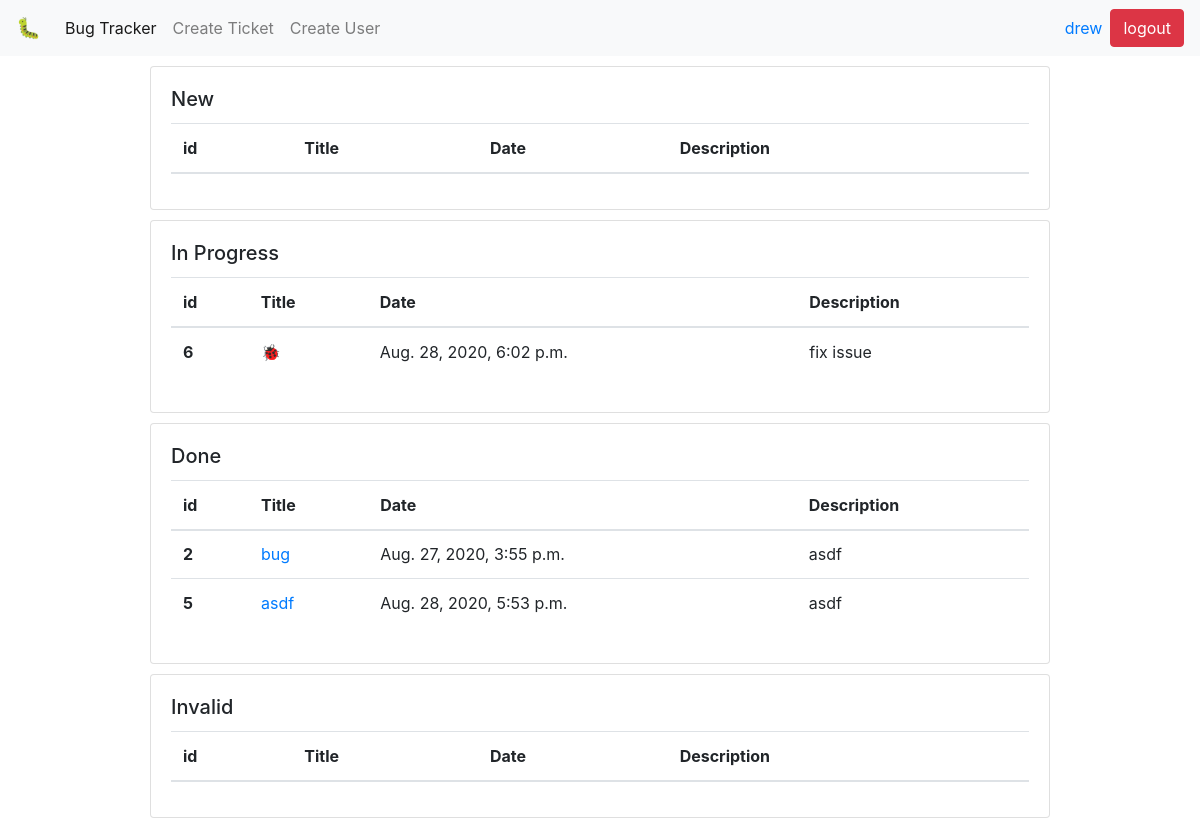
The page / (signed in) on the database as committed earlier.
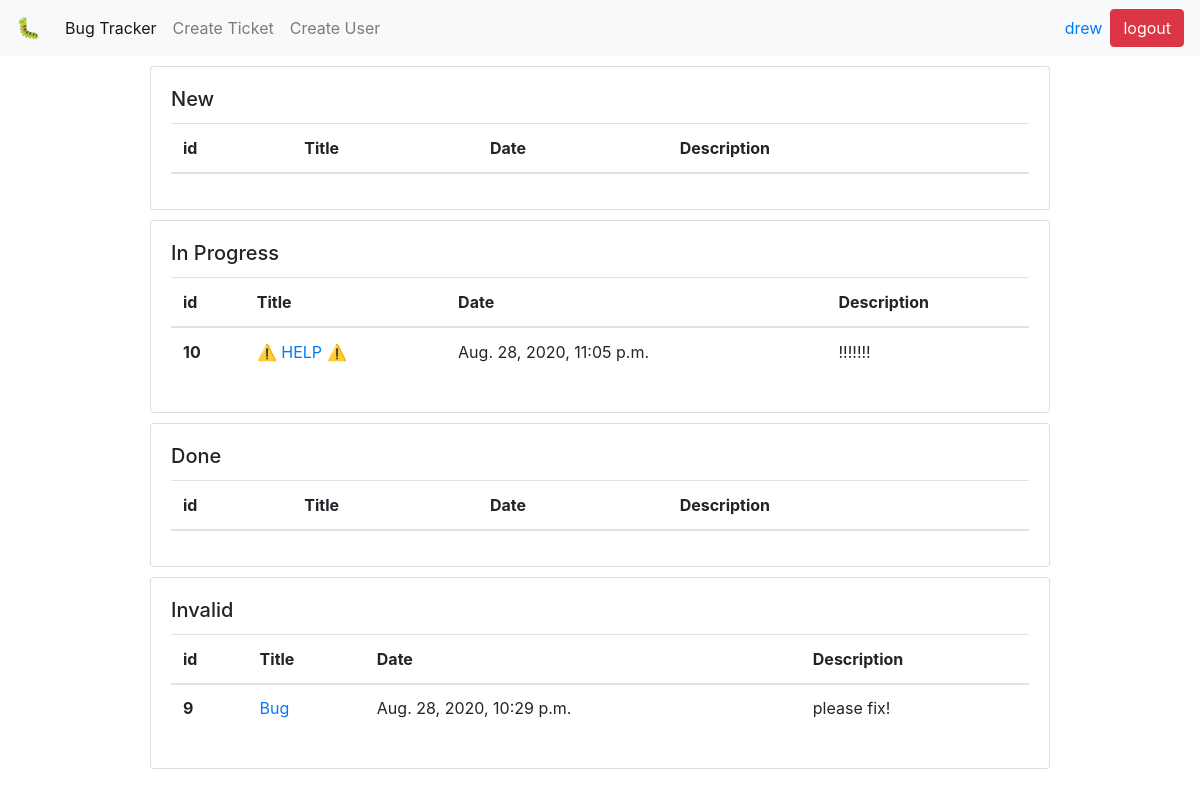
The same page on the database as committed later.
### homepage/models.py (models this page shows, shortened)
class MyUser(AbstractUser):
    display_name = models.CharField(max_length=240)
    REQUIRED_FIELDS = ['display_name']

class Ticket(models.Model):
    title = models.CharField(max_length=240)
    date = models.DateTimeField(default=timezone.now)
    description = models.TextField()
    user_filed = models.ForeignKey(
        MyUser,
        related_name='filed',
        on_delete=models.CASCADE,
    )
    user_assigned = models.ForeignKey(
        MyUser,
        related_name='assigned',
        on_delete=models.CASCADE,
        blank=True,
        null=True,
    )
    user_completed = models.ForeignKey(
        MyUser,
        related_name='completed',
        on_delete=models.CASCADE,
        blank=True,
        null=True,
    )
    NEW = 'NE'
    IN_PROGRESS = 'IP'
    DONE = 'DO'
    INVALID = 'IN'
    STATUS_CHOICES = [
        (NEW, 'New'),
        (IN_PROGRESS, 'In Progress'),
        (DONE, 'Done'),
        (INVALID, 'Invalid'),
    ]
    status = models.CharField(
        max_length=2,
        choices=STATUS_CHOICES,
        default=NEW,
    )

### homepage/views.py (the view)
# urls.py: path('', views.index, name="homepage"),
@login_required
def index(request):
    new_tickets = Ticket.objects.filter(status="NE")
    in_progress_tickets = Ticket.objects.filter(status="IP")
    done_tickets = Ticket.objects.filter(status="DO")
    invalid_tickets = Ticket.objects.filter(status="IN")
    return render(request, "index.html", {
        "new_tickets": new_tickets,
        "in_progress_tickets": in_progress_tickets,
        "done_tickets": done_tickets,
        "invalid_tickets": invalid_tickets,
        "tickets": [new_tickets, in_progress_tickets, done_tickets, invalid_tickets],
    })

### templates/index.html (shortened to what this page needs)
<!doctype html>
<html lang="en">
  <head>
    <link rel="stylesheet" href="https://stackpath.bootstrapcdn.com/bootstrap/4.5.2/css/bootstrap.min.css">
  </head>
  <body>
    <nav class="navbar navbar-expand-lg navbar-light bg-light">
      <a class="navbar-brand" href="/">🐛</a>
      <div class="collapse navbar-collapse" id="navbarSupportedContent">
        <ul class="navbar-nav mr-auto">
          <li class="nav-item active">
            <a class="nav-link" href="/">Bug Tracker<span class="sr-only">(current)</span></a>
          </li>
          <li class="nav-item">
            <a class="nav-link" href="/addticket/">Create Ticket</a>
          </li>
          <li class="nav-item">
            <a class="nav-link" href="/signup/">Create User</a>
          </li>
        </ul>
      </div>
      <a href="/user/{{ request.user.id }}" class="nav-item mr-sm-2">{{ request.user.username }}</a>
      <a class="btn btn-danger" href="/logout/" class="nav-item my-2 my-sm-0">logout</a>
    </nav>
    <div class="card" style="width: 75%; margin: 0 auto; margin-top: 10px">
      <div class="card-body">
        <h5 class="card-title">New</h5>
        <table class="table">
            <thead>
                <tr>
                    <th scope="col">id</th>
                    <th scope="col">Title</th>
                    <th scope="col">Date</th>
                    <th scope="col">Description</th>
            </thead>
        </table>
      </div>
    </div>
    <div class="card" style="width: 75%; margin: 0 auto; margin-top: 10px">
      <div class="card-body">
        <h5 class="card-title">In Progress</h5>
        <table class="table">
            <thead>
                <tr>
                    <th scope="col">id</th>
                    <th scope="col">Title</th>
                    <th scope="col">Date</th>
                    <th scope="col">Description</th>
            </thead>
            <tbody>
                {% for ticket in in_progress_tickets %}
                <tr>
                    <th scope="row">{{ ticket.id }}</th>
                    <td><a href="/ticket/{{ticket.id}}"> {{ ticket.title }}</a></th>
                    <td>{{ ticket.date }}</th>
                    <td>{{ ticket.description }}</th>
                </tr>
                {% endfor %}
            </tbody>
        </table>
      </div>
    </div>
    <div class="card" style="width: 75%; margin: 0 auto; margin-top: 10px">
      <div class="card-body">
        <h5 class="card-title">Done</h5>
        <table class="table">
            <thead>
                <tr>
                    <th scope="col">id</th>
                    <th scope="col">Title</th>
                    <th scope="col">Date</th>
                    <th scope="col">Description</th>
            </thead>
            <tbody>
                {% for ticket in done_tickets %}
                <tr>
                    <th scope="row">{{ ticket.id }}</th>
                    <td><a href="/ticket/{{ticket.id}}"> {{ ticket.title }}</a></th>
                    <td>{{ ticket.date }}</th>
                    <td>{{ ticket.description }}</th>
                </tr>
                {% endfor %}
            </tbody>
        </table>
      </div>
    </div>
    <div class="card" style="width: 75%; margin: 0 auto; margin-top: 10px">
      <div class="card-body">
        <h5 class="card-title">Invalid</h5>
        <table class="table">
            <thead>
                <tr>
                    <th scope="col">id</th>
                    <th scope="col">Title</th>
                    <th scope="col">Date</th>
                    <th scope="col">Description</th>
            </thead>
            <tbody>
                {% for ticket in invalid_tickets %}
                <tr>
                    <th scope="row">{{ ticket.id }}</th>
                    <td><a href="/ticket/{{ticket.id}}"> {{ ticket.title }}</a></th>
                    <td>{{ ticket.date }}</th>
                    <td>{{ ticket.description }}</th>
                </tr>
                {% endfor %}
            </tbody>
        </table>
      </div>
    </div>
  </body>
</html>

Rows that differ between the two databases and show on the page:
removed Ticket: id "6", title "🐞", date "Aug. 28, 2020, 6:02 p.m.", description "fix issue", shown under "In Progress"
removed Ticket: id "2", title "bug", date "Aug. 27, 2020, 3:55 p.m.", description "asdf", shown under "Done"
removed Ticket: id "5", title "asdf", date "Aug. 28, 2020, 5:53 p.m.", description "asdf", shown under "Done"
added Ticket: id "10", title "⚠️ HELP ⚠️", date "Aug. 28, 2020, 11:05 p.m.", description "!!!!!!!", shown under "In Progress"
added Ticket: id "9", title "Bug", date "Aug. 28, 2020, 10:29 p.m.", description "please fix!", shown under "Invalid"
